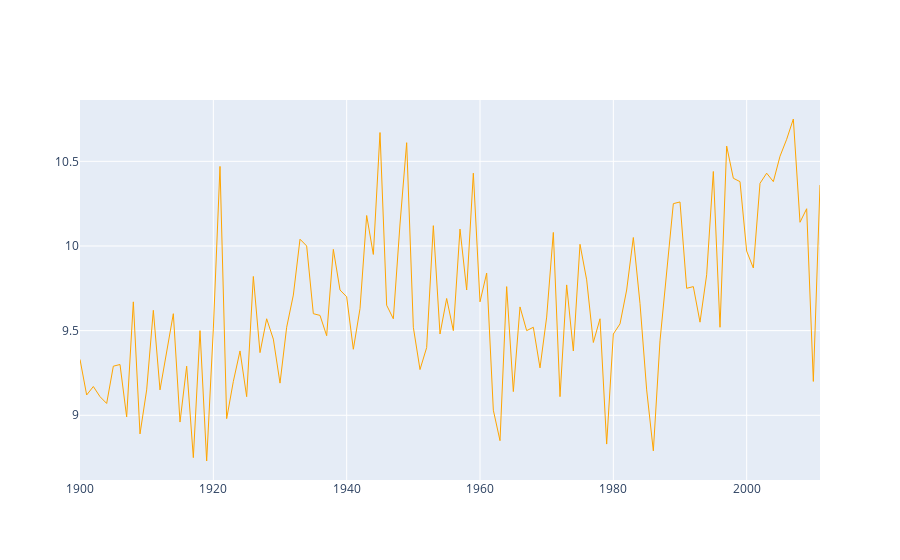

Source (notebook cell):
### Code cell
fig2 = go.Figure(data=[go.Scatter(x=df.Year, y=df.Tmean, line=dict(color='orange', width=1))])
                      
fig2.show()
